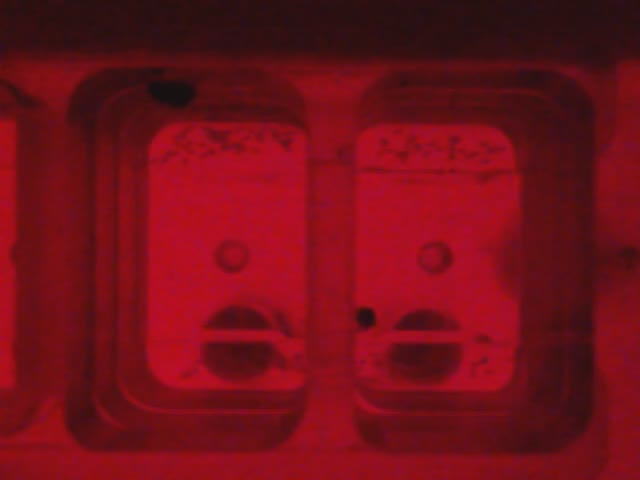
#> input picture sample-video/p1__2013-11-21__18-18-00 10min.jpg, 640 x 480 px
$ python -i match_template.py   (imports and definitions only)   (Python 2 division)   (older library calls are emulated)
#> lines starting #> are read from the running program, lines starting #| are printed output that depends on the picture; after the words box and inside, x2 and y2 are one past the last pixel; in counts of white or black regions, pixels touching at a corner belong together; pictures that were not available may be replaced by others from this repository, and a replacement may not be noted
### trunk/ctrax-0.3.1/Ctrax/util.py
#
# utilities
#
# 4 Aug 2013 by Ulrich Stern
#

import cv2
import numpy as np
import cPickle
import os, platform, sys
import re, operator, time, collections

import util

# - - -

# OpenCV-style (BGR)
COL_W = 3*(255,)
COL_BK = (0,0,0)
COL_B = (255,0,0)
COL_G = (0,255,0)
COL_G_L = (64,255,64)
COL_G_D = (0,192,0)
COL_R = (0,0,255)
COL_Y = (0,255,255)
COL_O = (0,127,255)

JPG_X = re.compile(r'\.jpg$', re.IGNORECASE)
AVI_X = re.compile(r'\.avi$', re.IGNORECASE)

MODULE_DIR = os.path.dirname(os.path.realpath(__file__))

MAC = platform.system() == 'Darwin'

# - - - general

# raise this for internal errors
class InternalError(Exception):
  pass

# print warning
def warn(msg):
  print "warning: %s" %msg

# print message and exit
def error(msg):
  print "error: %s" %msg
  sys.exit(1)

# returns anonymous object with the given attributes (dictionary)
# note: cannot be pickled
def anonObj(attrs=None):
  return type('', (), {} if attrs is None else attrs)

# returns tuple with rounded ints
def intR(*val):
  if val and isinstance(val[0], collections.Iterable):
    val = val[0]
  return tuple([int(round(v)) for v in val])

# returns the distance of two points
def distance(pnt1, pnt2):
  return np.linalg.norm(np.array(pnt1)-pnt2)

# converts the given seconds since epoch to YYYY-MM-DD HH:MM:SS format
def time2str(secs):
  return time.strftime('%Y-%m-%d %H:%M:%S', time.localtime(secs))

# - - - tuples

# returns t2 as tuple
#  if t2 is int, float, or string, t2 is replicated len(t1) times
#  otherwise, t2 is passed through
def _toTuple(t1, t2):
  if isinstance(t2, (int,float,str)):
    t2 = len(t1) * (t2,)
  return t2

# applies the given operation to the given tuples; t2 can also be number
def tupleOp(op, t1, t2):
  return tuple(map(op, t1, _toTuple(t1, t2)))

# tupleOp() add
def tupleAdd(t1, t2): return tupleOp(operator.add, t1, t2)

# tupleOp() subtract
def tupleSub(t1, t2): return tupleOp(operator.sub, t1, t2)

# tupleOp() multiply
def tupleMul(t1, t2): return tupleOp(operator.mul, t1, t2)

# - - - file

# returns absolute path for file that is part of package given relative name
def packageFilePath(fn):
  return os.path.join(MODULE_DIR, fn)

# backs up (by renaming) the given file
# [41 lines left out: functions backup, pickle, unpickle, imshow, not called in this run]

# min max normalizes the given image
def normalize(img, min=0, max=255):
  return cv2.normalize(img, None, min, max, cv2.NORM_MINMAX, -1)

# shows normalized image
def showNormImg(winName, img):
  imshow(winName, normalize(img, max=1))

# converts the given image to gray
def toGray(img):
  return img if len(img.shape) == 2 else cv2.cvtColor(img, cv2.COLOR_BGR2GRAY)

# returns rectangular subimage, allowing tl and br points outside the image
# note: tl is included, br is excluded
# [11 lines left out: functions subimage, rotateImg, not called in this run]

# returns the median of the given image
def median(img):
  return np.median(img.copy())

# returns Canny edge image and fraction of non-black pixels (before post blur)
def edgeImg(img, thr1=20, thr2=100, preBlur=True, postBlur=True, preNorm=False):
  img = toGray(img)
  if preNorm:
    img = normalize(img)
  if preBlur:
    img = cv2.GaussianBlur(img, (3, 3), 0)
  img = cv2.Canny(img, thr1, thr2)
  nz, npx = img.nonzero()[0].size, img.shape[0]*img.shape[1]
  if postBlur:
    img = cv2.GaussianBlur(img, (3, 3), 0)
  return img, float(nz)/npx

# matches the given template(s) against the given image(s)
#  e.g., (img, tmpl, img2, tmpl2, 0.5)
#    note: second match is weighted with factor 0.5 (default: 1)
# returns result image, top left x, top left y, bottom right (as tuple),
#  minimum distance between template and image border, match value,
#  and non-normalized match values
def matchTemplate(img, tmpl, *args):
  imgs, tmpls, fctrs = [img], [tmpl], [1]
  idx = 0
  for arg in args:
    if isinstance(arg, (int,float)):
      fctrs[idx] = arg
    else:
      if idx > len(tmpls)-1:
        tmpls.append(arg)
      else:
        imgs.append(arg)
        fctrs.append(1)
        idx += 1
  res, maxVals = 0, []
  for i, t, f in zip(imgs, tmpls, fctrs):
    r = cv2.matchTemplate(i, t, cv2.TM_CCOEFF_NORMED)
    maxVals.append(cv2.minMaxLoc(r)[1])
    if len(imgs) > 1:
      r = normalize(r, max=1) * f
    res += r
  minVal, maxVal, minLoc, maxLoc = cv2.minMaxLoc(res)
  tlx, tly = maxLoc
  br = (tlx+tmpl.shape[1], tly+tmpl.shape[0])
  minD = min(min(maxLoc), img.shape[1]-br[0], img.shape[0]-br[1])
  return res, tlx, tly, br, minD, maxVal, maxVals

# returns tuple with text width, height, and baseline; style is list with
#  putText() args fontFace, fontScale, color, thickness, ...
# note: 'o', 'g', and 'l' are identical in height and baseline
def textSize(txt, style):
  wh, baseline = cv2.getTextSize(txt, *[style[i] for i in [0,1,3]])
  return wh + (baseline,)

# puts the given text on the given image; whAdjust adjusts the text position
#  using text width and height (e.g., (-1, 0) subtracts the width)
def putText(img, txt, pos, whAdjust, style):
  adj = tupleMul(whAdjust, textSize(txt, style)[:2])
  cv2.putText(img, txt, tupleAdd(pos, adj), *style)

# returns FOURCC for the given VideoCapture (e.g., 'MJPG')
def fourcc(cap):
  fcc = int(cap.get(cv2.cv.CV_CAP_PROP_FOURCC))
  return "".join([chr(fcc >> s & 0xff) for s in range(0,32,8)])

# - - -

# [2 lines that do not run on import are left out]

### trunk/ctrax-0.3.1/Ctrax/match_template.py
#
# determine chamber position in image by template matching
#
# 27 Nov 2012 by Ulrich Stern
#
# notes:
# * params:
#     image file or, for test mode, directory or file with image filenames,
#     template name (optional, default: "Standard"),
#     skip showing match (0|1, optional, default: 0)
# * returns (comma-joined for MATLAB)
#   - position of template in image (x, y) (if submatch used, for top match)
#   - minimum distance (x or y) of template to image border
#   - position of template in image (x, y) for bottom match (only if submatch
#      used) or resize factor (only if resize used)
# * sample calls:
#   p27 match_template.py C:/SSD/tracking/Uli/match_test.jpg
#   p27 match_template.py T:/GB Long720p
#

import sys, os
import cv2
import numpy as np
import shutil
import math
import collections

from util import *

# - - -

SHOW_INTERNAL_IMAGES = False
SHOW_MAIN_MATCH_ALSO = False   # if submatch used

DEBUG = False

# constants below usually not modified

COPY_IMAGES = False   # False for normal operation
COPY_DST = "C:/Users/Tracking/Videos/tracking/analysis tests/" + \
  "template matching/Standard UV/"

IMG_HEIGHT = 480   # used when searching directory tree

TEST_DIR = "__match_template_test__"

DFLT_TMPLT = "Standard"
TMPLT_PATH = os.environ.get('YL_TMPLT_PATH') or "C:/SSD/tracking/Ctrax"
TMPLT_PREFIX = os.path.join(TMPLT_PATH, "tmplt")
TMPLTS = {
  'Standard': {
    'rotate': False,
    'edge': True,
    'resize': [266./268, 264./268, 262./268],
    'thr2': 120,
    'lines': [[(41,5), (351,5)], [(41,275), (351,275)],
      [(174,22), (174,252)], [(218,22), (218,252)]],
    # note: submatch had problems with the UV LED side sometimes
    'submatch_NONE': [ {
      'x1y1x2y2d': [3,2, 389,102, 10],   # top
      'lines': [[(41,6), (351,6)],
        [(174,20), (174,52)], [(218,20), (218,52)]]
      }, {
      'x1y1x2y2d': [3,179, 389,279, 10],   # bottom
      'lines': [[(41,275), (351,275)],
        [(174,229), (174,261)], [(218,229), (218,261)]]
      } ]
  },
  'Long720p': {
    'rotate': True,
    'edge': False,
    'thr2': 240,
    'submatch': [ {
      'x1y1x2y2d': [36,101, 281,140, 10],   # top
      'lines': [[(56,105), (262,105)],
        [(145,112), (145,141)], [(172,112), (172,141)]]
      }, {
      'x1y1x2y2d': [34,819, 281,858, 10],   # bottom
      'lines': [[(52,853), (262,853)],
        [(141,813), (141,845)], [(170,813), (170,845)]]
      } ]
  }
}
TXT_STL_BK = [cv2.FONT_HERSHEY_PLAIN, 1, COL_BK, 1, 8]
TXT_STL_Y = [cv2.FONT_HERSHEY_PLAIN, 1, COL_W, 1, 8]

SCRIPT = __name__ == "__main__"

# - - -

# draws the given lines on the given image
def drawLines(img, lines, ptMap, color):
  for line in lines:
    p1, p2 = line
    cv2.line(img, ptMap(p1), ptMap(p2), color, 1)

# adds edge images to the given mtargs
def addEdgeImages(mtargs, img, tmpl, test, prfx='', rszFctr=None, dilate=None,
                  submatch=False, thr2=120):
  # template
  tmplE = edgeImg(tmpl, thr2=thr2)[0]
  if dilate is not None:
    kern = cv2.getStructuringElement(cv2.MORPH_ELLIPSE, (dilate,dilate))
    tmplE = cv2.dilate(tmplE, kern)
  if SHOW_INTERNAL_IMAGES and not test:
    imshow(prfx+('resize %.3f '%rszFctr if rszFctr else '')+"tmplE", tmplE)

  # images
  neis = 0
  thrs = [150, 100, 75] if submatch else \
    [150, 100, 75, (10,50), (10,30), (5, 15)]
    # note: (5,15) for UV case (p3__2013-02-11__18-54-18) w/out normalization
  for thr in thrs:
    thr1, thr2 = thr if isinstance(thr, tuple) else (20, thr)
    imgE, nz = edgeImg(img, thr1=thr1, thr2=thr2)
    hlns = cv2.HoughLinesP(imgE, 1, math.pi/2, 100, None, 100, 0)
      # note: math.pi/2 guarantees lines are horizontal or vertical
      #  previously used: ..., 150, None, 80, 0
    lns = [] if hlns is None else hlns[0]
    ch = cv = 0
    for ln in lns:
      x1, y1, x2, y2 = ln
      ch, cv = ch + (y1 == y2), cv + (x1 == x2)
    if DEBUG and not test and rszFctr is None:
      print prfx + '%s: nz=%.3f, ch=%d, cv=%d' %(thr2, nz, ch, cv)
    if not submatch and (nz < 0.005 or ch+cv < 2) \
       or submatch and nz < 0.01:
      # note: skipping more seems to lead to worse results w/ or w/out
      #  normalization
      continue

    if SHOW_INTERNAL_IMAGES and not test and rszFctr is None:
      imgEC = cv2.cvtColor(imgE, cv2.COLOR_GRAY2BGR)
      for idx, ln in enumerate(lns):
        x1, y1, x2, y2 = ln
        cv2.line(imgEC, (x1, y1), (x2, y2), COL_Y, 1)
        cv2.putText(imgEC, str(idx), (x1, y1), *TXT_STL_Y)
      imshow(prfx+"imgEC %d"%thr2, imgEC)
    mtargs.extend([imgE, tmplE])
    neis += 1

  if neis < 2 and test and rszFctr is None:
    warn("number of edge images: %d"%neis)

# put text for template
def putText(img, txt, tlx, tly, tmpl):
  wh = textSize(txt, TXT_STL_BK)
  cv2.putText(img, txt, (tlx+5,tly+(tmpl.shape[0]+wh[1])/2), *TXT_STL_BK)

# - - -

# match on a subimage of the template
# [20 lines left out: function submatch, not called in this run]

# - - -

# match on main (or full) template
# note: imgF can also be used to pass image
def match(imgF, tmplN=None, show=False, test=False, outF=None):
#> called with show = False, test = False
  if tmplN is None:
    tmplN = DFLT_TMPLT
  td = TMPLTS.get(tmplN)
  if td is None:
    error("template name %s unknown" %tmplN)
  thr2 = td.get('thr2') or 120

  if isinstance(imgF, np.ndarray):
    img = imgF
  else:
    if not os.path.isfile(imgF):
      error("image file does not exist")
    img = cv2.imread(imgF, 1)
#> img is the input picture: shape (480, 640, 3); mean B, G, R 24.9, 15.3, 115
  if td['rotate']:
    img = cv2.transpose(img)
    img = cv2.flip(img, 1)
  tmpl = cv2.imread(TMPLT_PREFIX+tmplN+'.jpg', 1)

  # preprocess images
  img, tmpl = [normalize(i) for i in [img, tmpl]]
#> in normalize, `return cv2.normalize(img, None, min, max, cv2.NORM_MINMAX, -1)`:
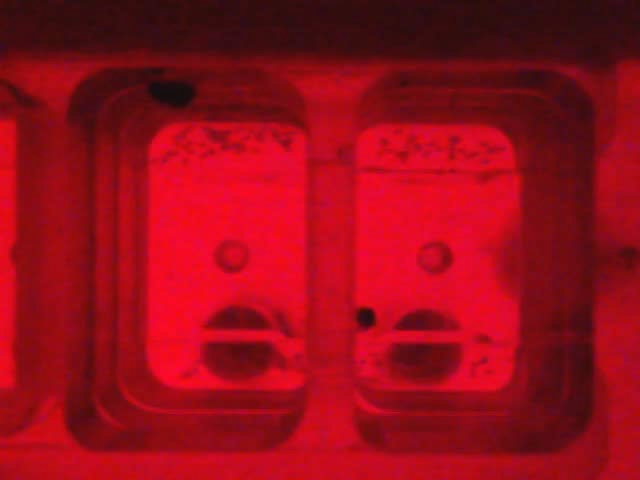
#> returned value: shape (480, 640, 3); mean of channels 0, 1, 2 25.1, 11.7, 151.3; drawn as B, G, R
  img, tmpl = [cv2.GaussianBlur(i, (3, 3), 0) for i in [img, tmpl]]
  tmpl1 = tmpl.copy()   # tmpl may get resized

  def mtargs(rszFctr=None):
    args = [img, tmpl]
    if td['edge']:
      addEdgeImages(args, img, tmpl, test, rszFctr=rszFctr, dilate=4, thr2=thr2)
#> in toGray, `return img if len(img.shape) == 2 else cv2.cvtColor(img, cv2.COLOR_BGR..`:
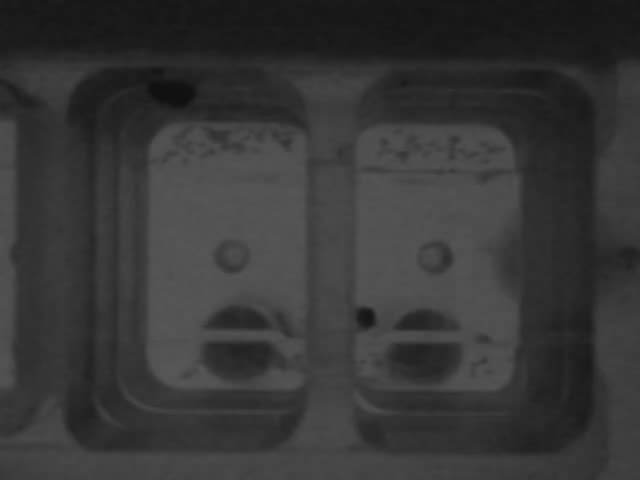
#> returned value: shape (480, 640); min 16, max 88, mean 55
#> in edgeImg, `img = cv2.Canny(img, thr1, thr2)`: img: shape (480, 640); every value is 0
#> the loop in addEdgeImages, `for thr in thrs:` made 6 passes
#> lns on passes 4 to 6: [[176, 389, 297, 389]], [[176, 389, 297, 389]], [[292, 59, 521, 59]]
#> pass 2, in edgeImg (call 3), `img = cv2.Canny(img, thr1, thr2)`:
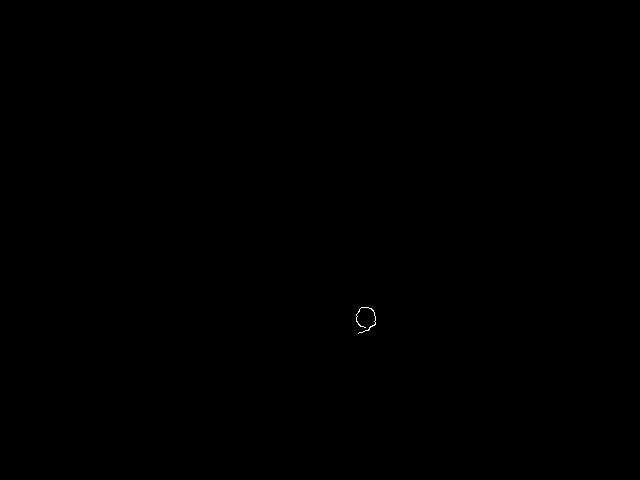
#> img: shape (480, 640); 0.03% white in thin lines or dots, all inside (x1, y1, x2, y2) = (356, 307, 376, 334)
#> after the loop in addEdgeImages, `for thr in thrs:`:
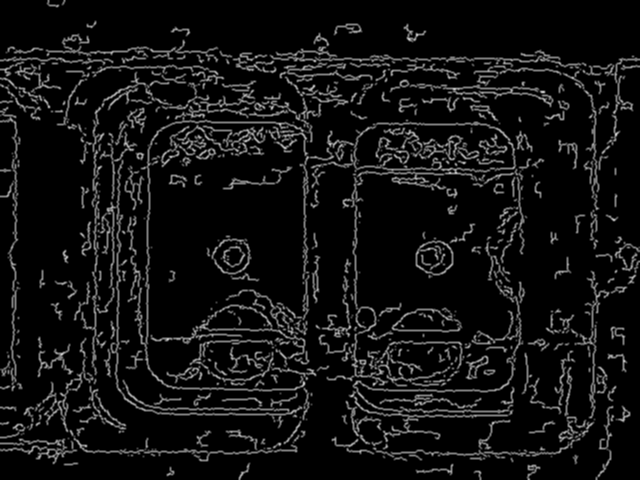
#> imgE: shape (480, 640); min 0, max 207, mean 17.8
#> after the loop in addEdgeImages, `for thr in thrs:`: mtargs = 2 items; neis = 0
      # note: dilate 4 was required for p2__2013-09-12__19-17-34
    return args

  # match
  result, tlx, tly, br, minD, val, vals = matchTemplate(*mtargs())
#> in matchTemplate, `imgs, tmpls, fctrs = [img], [tmpl], [1]`: fctrs = [1]
#> after the loop in matchTemplate, `for arg in args:`: idx = 0; imgs = 1 item
#> the loop in matchTemplate, `for i, t, f in zip(imgs, tmpls, fctrs):` made 1 pass
#> (f, r, res) on pass 1: (1, [1], [1])
#> after the loop in matchTemplate, `for i, t, f in zip(imgs, tmpls, fctrs):`: maxVals = [1]
#> in matchTemplate, `minVal, maxVal, minLoc, maxLoc = cv2.minMaxLoc(res)`: minVal = 1; minLoc = (0, 0)
#> in matchTemplate, `tlx, tly = maxLoc`: tlx = 0
#> in matchTemplate, `br = (tlx+tmpl.shape[1], tly+tmpl.shape[0])`: br = (640, 480)
#> in matchTemplate, `minD = min(min(maxLoc), img.shape[1]-br[0], img.shape[0]-br[1])`: minD = 0
#> result = [1]; tlx = 0; tly = 0; br = (640, 480); minD = 0; val = 1; vals = [1]
  fctrs = td.get('resize') or []
  fctr, maxSV = 1, sum(vals[1:])
#> fctr = 1; maxSV = 0
  for f in fctrs:
    tmpl = cv2.resize(tmpl1, (0,0), fx=f, fy=f)
    vs = tuple(matchTemplate(*mtargs(f)))
    sv = sum(vs[6][1:])
    if DEBUG and not test:
      print "factor %.3f: %.3f (max %.3f)" %(f, sv, maxSV)
    if sv > maxSV:
      result, tlx, tly, br, minD, val, vals = vs
      maxSV, fctr = sv, f
#> this loop made 3 passes
#> after the loop, fctr = 1; maxSV = 0; minD = 0; tlx = 0; tly = 0; val = 1
  if DEBUG and fctr != 1:
    print "choosing resize (%.3f)"%fctr
  if SHOW_INTERNAL_IMAGES and not test:
    showNormImg("result", result)

  # submatch
  def ptMap(pt): return tupleAdd((tlx, tly), intR(tupleMul(pt, fctr)))
  if 'submatch' in td:
    tlSm = []
    for sm in td['submatch']:
      x1, y1, x2, y2, d = sm['x1y1x2y2d']
      stlx, stly = submatch(img[tly+y1-d:tly+y2+d, tlx+x1-d:tlx+x2+d],
        tmpl1[y1:y2, x1:x2], sm, (x1, y1), thr2, test)
      tlSm.append([tlx+stlx-d, tly+stly-d])

      if SHOW_MAIN_MATCH_ALSO:
        drawLines(img, sm['lines'], ptMap, COL_Y)
  else:
    if 'lines' in td:
      drawLines(img, td['lines'], ptMap, COL_BK)
#> the loop in drawLines, `for line in lines:` made 1 pass
      putText(img, "%.2f"%val, tlx, tly, tmpl)

  # template position image
  cv2.rectangle(img, (tlx, tly), br, COL_W, 1)
  d = 10
  img = subimage(img, (tlx-d,tly-d), tupleAdd(br,d))
  if test:
    cv2.imwrite(TEST_DIR+'/'+os.path.split(imgF)[1], img)
  elif show:
    cv2.imshow("template position", img)
  if outF:
    cv2.imwrite(outF, img)

  if SCRIPT:
    cv2.waitKey(0)

  # output for MATLAB (see comments at top for fields)
  if not test:
    if 'submatch' in td:
      rl = tlSm[0] + [minD] + tlSm[1]
    else:
      rl = [tlx, tly, minD]
      if fctrs: rl.append(fctr)
    if SCRIPT:
      sys.stdout.write(",".join(map(str, rl)))
    else:
      return rl

# - - -

# run match for
#  all images of height IMG_HEIGHT in given directory tree or
#  all image names in the given file
# [31 lines left out: function test, not called in this run]

# - - -

# [12 lines not run here, left out]

#> (the run stopped early here; a loop or call above may not have finished)
